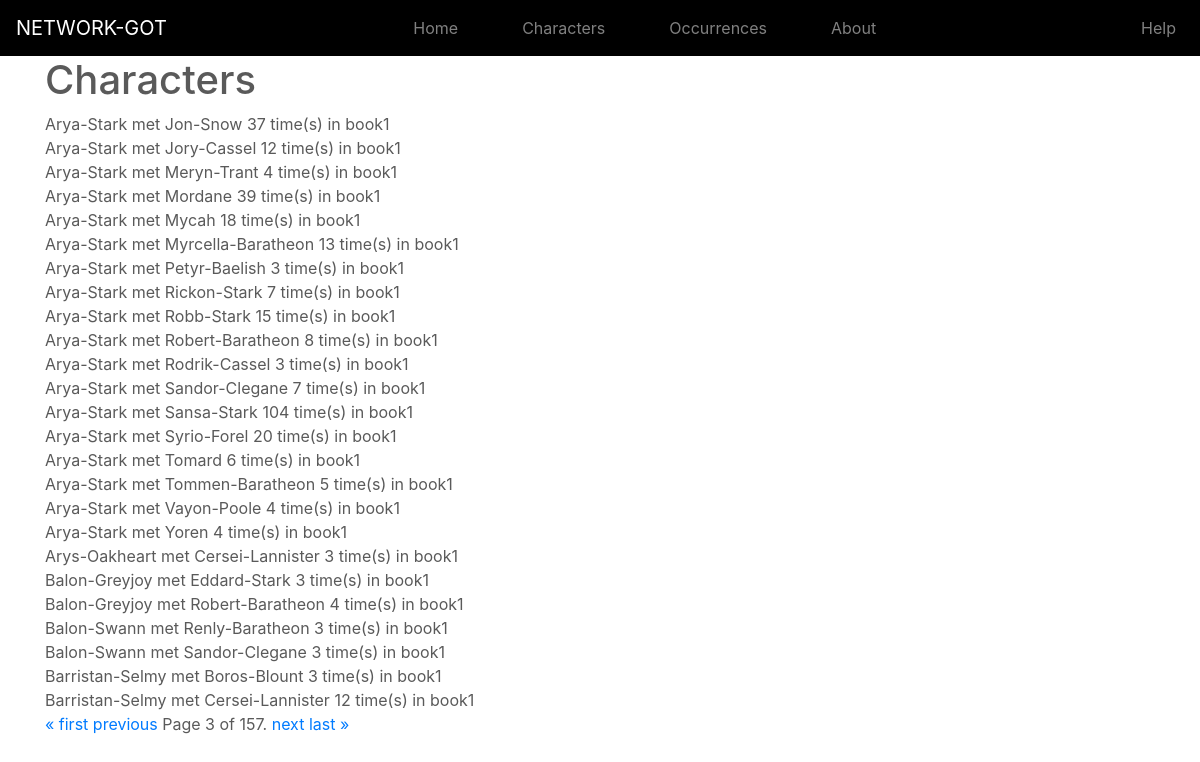
The page /occurrences/?page=3 on the database its author committed.
### app/models.py (models this page shows, shortened)
class CoOccur(models.Model):
  source = models.ForeignKey(Character, related_name="targeted",on_delete=models.CASCADE)
  target = models.ForeignKey(Character, related_name="sourced",on_delete=models.CASCADE)
  book = models.ForeignKey(Book, related_name="from_book",on_delete=models.CASCADE)
  weight = models.PositiveIntegerField()

class Character(models.Model):
  name = models.CharField(max_length=100, unique=True)
  description = models.TextField(blank=True, default='')
  image = image = models.ImageField(upload_to='uploaded_images',blank=True)
  co_occurences = models.ManyToManyField("self",through='CoOccur',blank=True,symmetrical=False)

class Book(models.Model):
  name = models.CharField(max_length=50, unique=True)
  description = models.TextField(blank=True, default='')

### app/views.py (the view)
# urls.py: path('occurrences/', views.all_occurrences, name='app-occurrences'),
def all_occurrences(request):
    occurrence_list = CoOccur.objects.all()
    paginator = Paginator(occurrence_list, 25)
    page = request.GET.get('page')
    occurrences = paginator.get_page(page)
    return render(request, 'app/co_occur_list.html', {'title': 'Co-occurrences', 'occurrences':occurrences})

### app/templates/app/co_occur_list.html
{% extends "app/base.html" %}
{% block content %}
    <h1>Characters</h1>
    {% for occurrence in occurrences %}
    {{ occurrence.source.name }} met {{ occurrence.target.name }} {{ occurrence.weight }} time(s) in {{ occurrence.book.name }}<br>
    {% endfor %}
<div class="pagination">
    <span class="step-links">
        {% if occurrences.has_previous %}
            <a href="?page=1">&laquo; first</a>
            <a href="?page={{ occurrences.previous_page_number }}">previous</a>
        {% endif %}
        <span class="current">
            Page {{ occurrences.number }} of {{ occurrences.paginator.num_pages }}.
        </span>
        {% if occurrences.has_next %}
            <a href="?page={{ occurrences.next_page_number }}">next</a>
            <a href="?page={{ occurrences.paginator.num_pages }}">last &raquo;</a>
        {% endif %}
    </span>
</div>
{% endblock content %}

### app/static/app/main.css (style rules this page uses)
body { color:#5a5a5a; }

### rows shown on the page
CoOccur: source.name "Arya-Stark", target.name "Jon-Snow", weight "37", book.name "book1"
CoOccur: source.name "Arya-Stark", target.name "Jory-Cassel", weight "12", book.name "book1"
CoOccur: source.name "Arya-Stark", target.name "Meryn-Trant", weight "4", book.name "book1"
CoOccur: source.name "Arya-Stark", target.name "Mordane", weight "39", book.name "book1"
CoOccur: source.name "Arya-Stark", target.name "Mycah", weight "18", book.name "book1"
CoOccur: source.name "Arya-Stark", target.name "Myrcella-Baratheon", weight "13", book.name "book1"
CoOccur: source.name "Arya-Stark", target.name "Petyr-Baelish", weight "3", book.name "book1"
CoOccur: source.name "Arya-Stark", target.name "Rickon-Stark", weight "7", book.name "book1"
CoOccur: source.name "Arya-Stark", target.name "Robb-Stark", weight "15", book.name "book1"
CoOccur: source.name "Arya-Stark", target.name "Robert-Baratheon", weight "8", book.name "book1"
CoOccur: source.name "Arya-Stark", target.name "Rodrik-Cassel", weight "3", book.name "book1"
CoOccur: source.name "Arya-Stark", target.name "Sandor-Clegane", weight "7", book.name "book1"
CoOccur: source.name "Arya-Stark", target.name "Sansa-Stark", weight "104", book.name "book1"
CoOccur: source.name "Arya-Stark", target.name "Syrio-Forel", weight "20", book.name "book1"
CoOccur: source.name "Arya-Stark", target.name "Tomard", weight "6", book.name "book1"
CoOccur: source.name "Arya-Stark", target.name "Tommen-Baratheon", weight "5", book.name "book1"
CoOccur: source.name "Arya-Stark", target.name "Vayon-Poole", weight "4", book.name "book1"
CoOccur: source.name "Arya-Stark", target.name "Yoren", weight "4", book.name "book1"
CoOccur: source.name "Arys-Oakheart", target.name "Cersei-Lannister", weight "3", book.name "book1"
CoOccur: source.name "Balon-Greyjoy", target.name "Eddard-Stark", weight "3", book.name "book1"
CoOccur: source.name "Balon-Greyjoy", target.name "Robert-Baratheon", weight "4", book.name "book1"
CoOccur: source.name "Balon-Swann", target.name "Renly-Baratheon", weight "3", book.name "book1"
CoOccur: source.name "Balon-Swann", target.name "Sandor-Clegane", weight "3", book.name "book1"
CoOccur: source.name "Barristan-Selmy", target.name "Boros-Blount", weight "3", book.name "book1"
CoOccur: source.name "Barristan-Selmy", target.name "Cersei-Lannister", weight "12", book.name "book1"

### other values the page prints
{{ occurrences.number }} "3"
{{ occurrences.paginator.num_pages }} "157"
